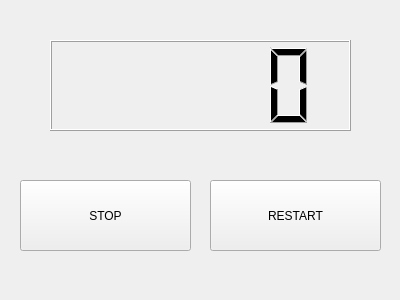
<?xml version="1.0" encoding="UTF-8"?>
<ui version="4.0">
 <class>Counter</class>
 <widget class="QWidget" name="Counter">
  <property name="geometry">
   <rect>
    <x>0</x>
    <y>0</y>
    <width>400</width>
    <height>300</height>
   </rect>
  </property>
  <property name="windowTitle">
   <string>Counter</string>
  </property>
  <widget class="QPushButton" name="button">
   <property name="geometry">
    <rect>
     <x>20</x>
     <y>180</y>
     <width>171</width>
     <height>71</height>
    </rect>
   </property>
   <property name="text">
    <string>STOP</string>
   </property>
  </widget>
  <widget class="QLCDNumber" name="lcdNumber">
   <property name="geometry">
    <rect>
     <x>50</x>
     <y>40</y>
     <width>301</width>
     <height>91</height>
    </rect>
   </property>
  </widget>
  <widget class="QPushButton" name="BRestart">
   <property name="geometry">
    <rect>
     <x>210</x>
     <y>180</y>
     <width>171</width>
     <height>71</height>
    </rect>
   </property>
   <property name="text">
    <string>RESTART</string>
   </property>
  </widget>
 </widget>
 <resources/>
 <connections/>
</ui>
